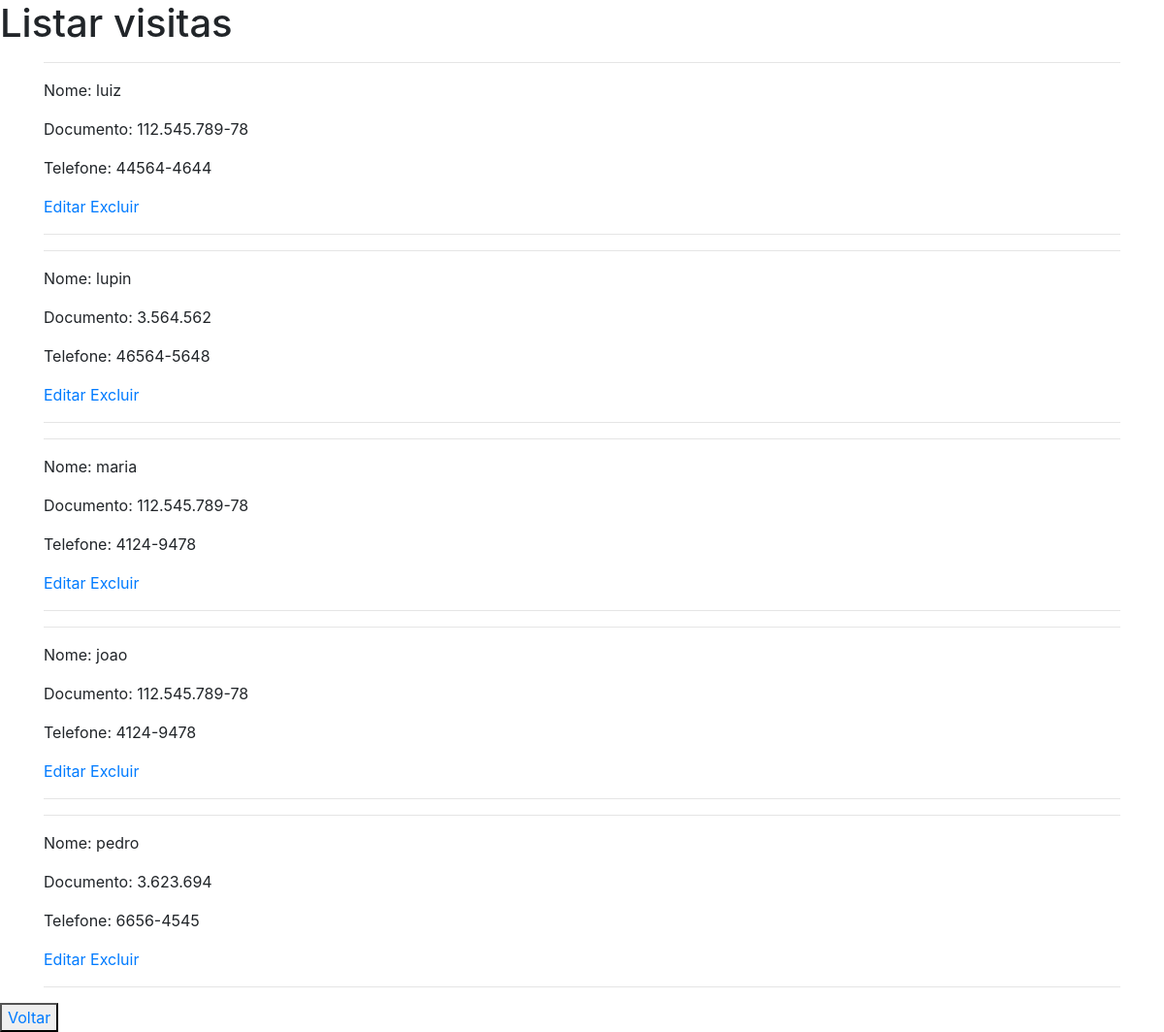
The page /visitas/listar_visitas/ on the database as committed earlier.
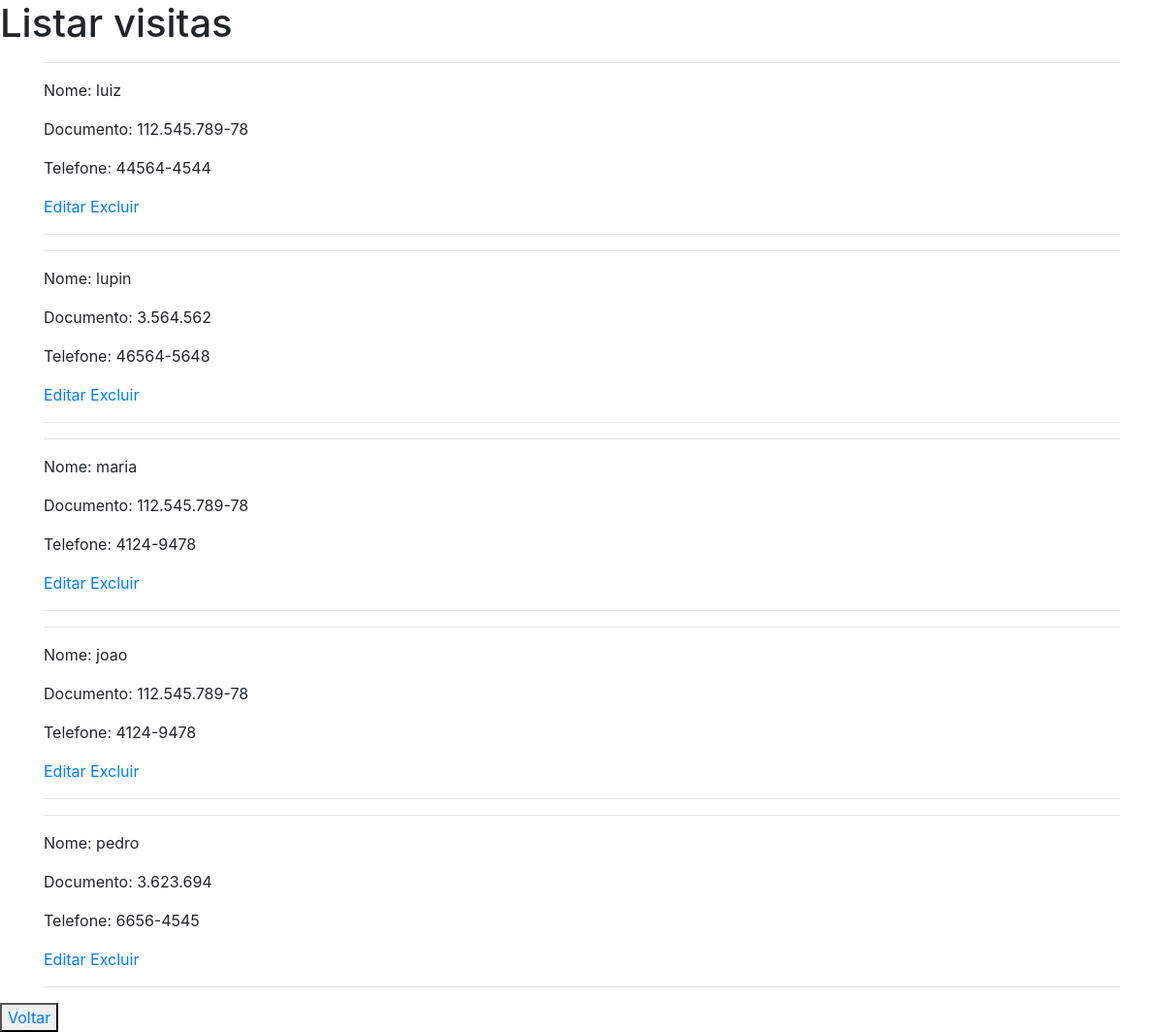
The same page on the database as committed later.
### visitas/models.py (models this page shows, shortened)
class Visitante(models.Model):
    nome = models.CharField(max_length=100)
    doc = models.CharField(max_length=100)
    telefone = models.CharField(max_length=20)
    data_entrada = models.DateField(default=date.today)
    hora_entrada = models.DateTimeField(default=timezone.now)
    data_saida = models.DateField(null=True, blank=True)
    hora_saida = models.TimeField(null=True, blank=True)

### visitas/views.py (the view)
# urls.py: path('listar_visitas/', views.listar_visitas, name='listar_visitas'),
def listar_visitas(request):
    visitantes = Visitante.objects.all()
    return render(request, 'visitas/listar_visitas.html', {'visitantes': visitantes})

### templates/visitas/listar_visitas.html (shortened to what this page needs)
{% extends 'base.html' %}
{% block content %}
<h1> Listar visitas </h1>
<div class="container-fluid">
    <div class="container">
        {% for visitante in visitantes %}
        <hr>
        <p>Nome: {{ visitante.nome }}</p>
        <p>Documento: {{ visitante.doc }}</p>
        <p>Telefone: {{ visitante.telefone }}</p>
        <a href="{% url 'visitas:editar_visitas' visita_id=visitante.id %}">Editar</a>
        <a href="{% url 'visitas:excluir_visitas' visita_id=visitante.id %}">Excluir</a>
        <hr>
        {% endfor %}
    </div>
</div>
<button> <a href="{% url 'visitas:home' %}"> Voltar </a></button>
{% endblock %}

Rows that differ between the two databases and show on the page:
changed Visitante "luiz": telefone "44564-4644" → "44564-4544"
